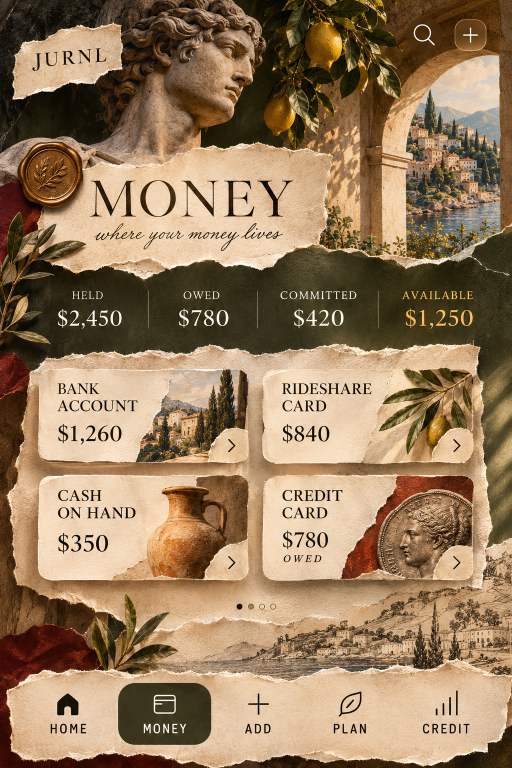
#> input picture JURNL/F05_MONEY_MOTION_PILOT/INPUT/reference/approved_parent.png, 1024 x 1536 px (shown at 1/2 size)
$ python -i extract_layers.py   (imports and definitions only)   (older library calls are emulated)
#> lines starting #> are read from the running program, lines starting #| are printed output that depends on the picture; after the words box and inside, x2 and y2 are one past the last pixel; in counts of white or black regions, pixels touching at a corner belong together
#> further down, picture is the input picture: shape (1536, 1024, 3); mean B, G, R 93.1, 123.6, 150.7
#!/usr/bin/env python3
"""
F05 MONEY parent motion pilot — deterministic layer extraction from the founder-approved composite.

Input:  the approved parent (1024 x 1536 RGB, no alpha). It is the only native-resolution source in the pilot package.
Output: a text-free SIDEKICK environment, independently movable layers with real alpha, CSS texture tiles, and QA.

Method (no generative fill, no AI models, fixed random seeds):
  * Silhouettes: OpenCV GrabCut seeded with a rectangle (seal, title paper, JURNL tag), or exact geometry (cards).
  * Text and UI removal: ink masks (local median contrast) filled by a two-band reconstruction:
      low frequency  = Telea inpaint of a 1/4-resolution copy (smooth tone, no streaks),
      high frequency = grain copied from clean patches of the SAME material in the SAME image (overlap-blended).
    Every filled pixel is labelled RECONSTRUCTED, never "extracted".
  * Covered reconstruction: where a movable layer always covers its own footprint (its motion envelope only scales it
    up about an interior point), the environment under it is edge-continued by inpainting. Those pixels are never
    meant to be seen; frame QA in the runtime verifies they are not exposed.

Usage:
  python3 extract_layers.py --src approved_parent.png --out <runtime asset dir> --qa <qa dir>
Requires: opencv-python-headless==4.10.0.84, numpy.
"""

import argparse
import json
import os

import cv2
import numpy as np

SEED = 20261103

# ----------------------------------------------------------------------------------------------------------------------
# Measured geometry (source px of the 1024 x 1536 approved parent). See 02_ASSET_READINESS_REPORT.md.
# ----------------------------------------------------------------------------------------------------------------------
W_SRC, H_SRC = 1024, 1536
TAG_RECT = (18, 38, 236, 166)            # GrabCut rect (x, y, w, h)
TAG_TEXT = (52, 84, 228, 152)
SEARCH_CHIP = (798, 30, 884, 106)        # translucent chip behind the magnifier
PLUS_CHIP = (903, 33, 979, 107)
SEAL_RECT = (28, 276, 146, 146)
TITLE_RECT = (70, 280, 602, 285)
TITLE_TEXT = (158, 345, 600, 512)
BAND_TEXT = (100, 572, 965, 668)
BAND_DIVIDERS = [(291, 575, 304, 663), (510, 575, 523, 663), (751, 575, 764, 663)]
CARDS = {
    # approximate outer rects (x0, y0, x1, y1); exact edges are fitted below
    'bank': (72, 734, 501, 929),
    'payout': (522, 734, 951, 929),
    'cash': (72, 946, 501, 1163),
    'credit': (522, 946, 951, 1163),
}
CARD_TEXT = {
    # one or more boxes per card; the bank amount box stops before the village painting's torn edge (x ≈ 266)
    'bank': [(104, 762, 284, 832), (104, 838, 262, 908)],
    'payout': [(554, 762, 752, 908)],
    'cash': [(104, 972, 288, 1136)],
    'credit': [(554, 972, 690, 1136)],
}
CHEVRONS = {'bank': (448, 868, 478, 910), 'payout': (898, 868, 928, 910), 'cash': (448, 1106, 478, 1148), 'credit': (898, 1106, 928, 1148)}
DOTS = (466, 1200, 558, 1226)
NAV_UI = (60, 1360, 966, 1494)
NAV_PILL = (235, 1363, 425, 1490)
PANEL_DONOR_BOX = (30, 700, 990, 1250)
PANEL_INTERIOR = (52, 731, 962, 1180)   # everything inside the panel's torn edges (cards, gaps, shadows, dots)
# Responsive seams of the environment (runtime): rows above SEAM_A are the top slice, below SEAM_C the bottom slice;
# the panel interior between them is the elastic zone (a seamless tile of the reconstructed panel).
SEAM_A, SEAM_C = 800, 1090


def rng():
    return np.random.default_rng(SEED)


def lab_L(img):
    return cv2.cvtColor(img, cv2.COLOR_BGR2LAB)[..., 0].astype(np.float32)


# [201 lines left out: functions ink_mask, box_mask, window_ok, poly_lf, synth_fill, covered_fill and 5 more, not called in this run]


def rgba(img, alpha):
    return np.dstack([img, alpha])


# [53 lines left out: functions crop_rgba, checker, qa_alpha, seamless_tile, not called in this run]


def torn_edge_strip(img, y0=676, y1=772, x0=56, x1=958):
    """The panel paper's torn top edge with real alpha (parchment against the dark band), for dressing paper sheets.
    Only parchment-coloured pixels are kept (no leaf or stone at the ends)."""
#> called with y0 = 676, y1 = 772, x0 = 56, x1 = 958
    roi = img[y0:y1].copy()
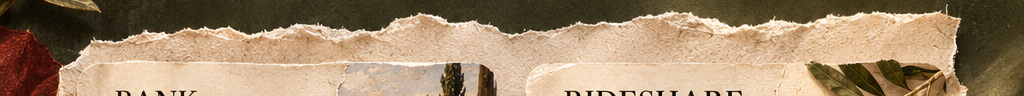
#> roi: shape (96, 1024, 3); mean B, G, R 107.2, 135.5, 159.5
    L = lab_L(roi)
    hsv = cv2.cvtColor(roi, cv2.COLOR_BGR2HSV).astype(np.float32)
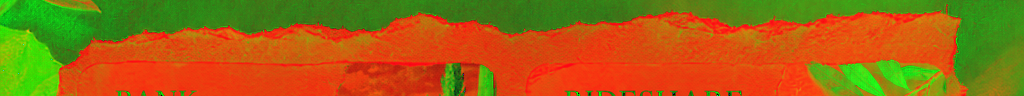
#> hsv: shape (96, 1024, 3) float32; mean B, G, R 17.4, 101.8, 159.5
    h, sat = hsv[..., 0], hsv[..., 1]
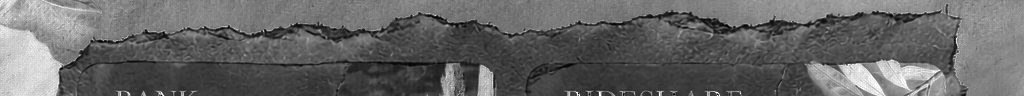
#> sat: shape (96, 1024) float32; min 0, max 255, mean 101.8
    foreign = (((h > 32) & (h < 100) & (sat > 50)) | (((h < 4) | (h > 165)) & (sat > 90))).astype(np.uint8)
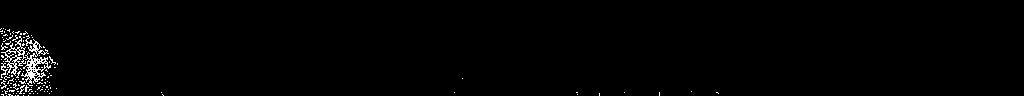
#> foreign: shape (96, 1024); values 0 (black) and 1 (white), 1.2% white in thin lines or dots, all inside (x1, y1, x2, y2) = (0, 28, 719, 96)
    foreign = cv2.morphologyEx(foreign, cv2.MORPH_OPEN, np.ones((3, 3), np.uint8))
#> foreign: shape (96, 1024); values 0 (black) and 1 (white), 0.07% white; 4 white regions (3 under 20 px), largest, box (x1, y1, x2, y2) and area: (28, 72, 35, 78) 35
    parchment = 1.0 - cv2.GaussianBlur(foreign.astype(np.float32), (0, 0), 0.8)
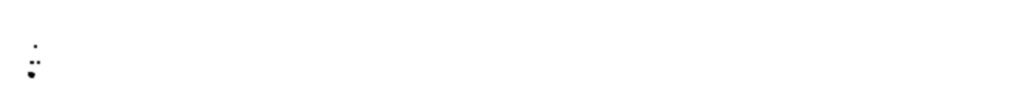
#> parchment: shape (96, 1024) float32; min 0.00096, max 1, mean 0.999
    a = np.clip((L - 95.0) / 45.0, 0, 1) * parchment
    a[:, :x0] = 0
#> a: shape (96, 1024) float32; min 0, max 1, mean 0.613
    a[:, x1:] = 0
    # below the edge the panel is solid parchment
    a[60:, x0:x1] = 1.0
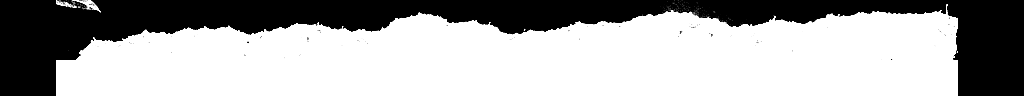
#> a: shape (96, 1024) float32; min 0, max 1, mean 0.654
    a = cv2.GaussianBlur(a, (0, 0), 0.7)
    return np.dstack([roi, (a * 255).astype(np.uint8)])[:, x0:x1]
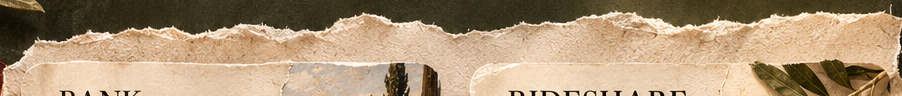
#> returned value: shape (96, 902, 4); mean of channels 0, 1, 2, 3 118.1, 147.5, 171.3, 189.3; drawn as B, G, R


# [215 lines left out: functions envelope_check, main, not called in this run]


# [2 lines not run here, left out]

>>> import cv2
>>> picture = cv2.imread('../../../JURNL/F05_MONEY_MOTION_PILOT/INPUT/reference/approved_parent.png')
>>> result = torn_edge_strip(picture)
